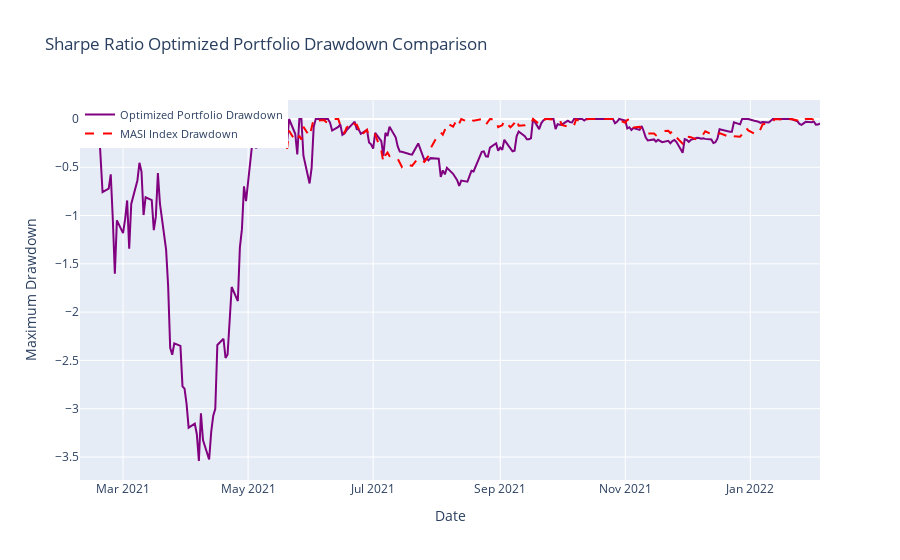

The notebook cell this image was saved under:
### Markdown cell above
The optimized portfolio is constructed to maximize risk-adjusted returns, meaning it seeks to achieve the highest possible returns for a given level of risk. 

Throughout the testing period, the optimized portfolio shows a performance similar to the MASI Index but demonstrates higher stability in periods of market volatility. Particularly towards the end of 2021, the optimized portfolio begins to outperform the MASI Index. This suggests that the optimization successfully adjusted asset weights to

### Code cell
# Create traces
masi_trace = go.Scatter(x=benchmark_cumulative_returns.index, y=maximum_drawdown(benchmark_cumulative_returns), mode='lines', name='MASI Index Drawdown', line=dict(dash='dash', color='red'))
optimized_trace = go.Scatter(x=portfolio_returns_optimized.index, y=maximum_drawdown(portfolio_returns_optimized), mode='lines', name='Optimized Portfolio Drawdown', line=dict(color='purple'))

# Layout
layout = go.Layout(
    title='Sharpe Ratio Optimized Portfolio Drawdown Comparison',
    xaxis=dict(title='Date'),
    yaxis=dict(title='Maximum Drawdown'),
    legend=dict(x=0, y=1, traceorder='normal', font=dict(size=11))
)

# Create figure
fig = go.Figure(data=[optimized_trace, masi_trace], layout=layout)

# Show plot
fig.show()

### Figure 1 — Plotly figure (JSON) as saved in the notebook; plotly's stock layout.template omitted (floating-point values rounded to 4 significant figures; data arrays with more than 128 entries replaced by an {"elided": "..."} marker saying what was removed)
{"data": [{"line": {"color": "purple"}, "mode": "lines", "name": "Optimized Portfolio Drawdown", "type": "scatter", "x": {"elided": "249 str values"}, "y": {"elided": "249 float values"}}, {"line": {"color": "red", "dash": "dash"}, "mode": "lines", "name": "MASI Index Drawdown", "type": "scatter", "x": {"elided": "249 str values"}, "y": {"elided": "249 float values"}}], "layout": {"legend": {"font": {"size": 11}, "traceorder": "normal", "x": 0, "y": 1}, "title": {"text": "Sharpe Ratio Optimized Portfolio Drawdown Comparison"}, "xaxis": {"title": {"text": "Date"}}, "yaxis": {"title": {"text": "Maximum Drawdown"}}}}
